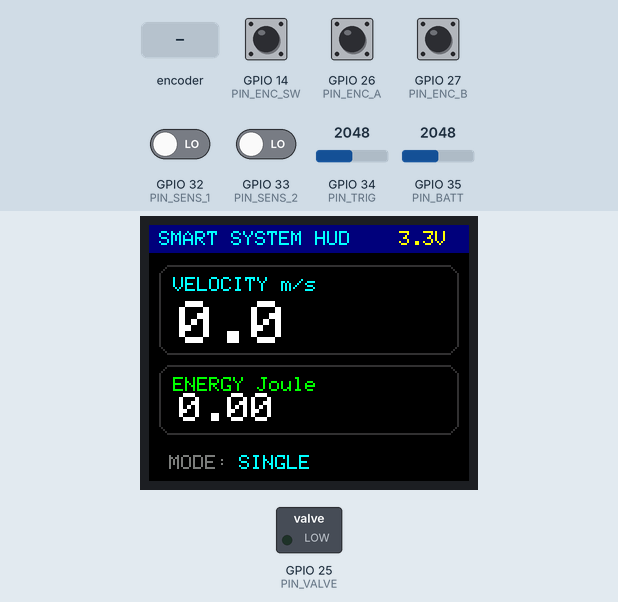
Simulated run of this sketch. Board: ESP32. Parts: 160×128 colour display, switched loads named in the sketch (green lamp = pin HIGH). Inputs (shaded band) come from the test bench; at power-on: GPIO 14 (PIN_ENC_SW), GPIO 26 (PIN_ENC_A), GPIO 27 (PIN_ENC_B) HIGH, GPIO 32 (PIN_SENS_1), GPIO 33 (PIN_SENS_2) LOW, GPIO 35 (PIN_BATT) = 2048, GPIO 34 (PIN_TRIG) = 2048. EEPROM starts erased.

Above: at 5.6 s.
5.7 s: GPIO 14 (PIN_ENC_SW) pulled LOW for 1 s
At 5.88 s:
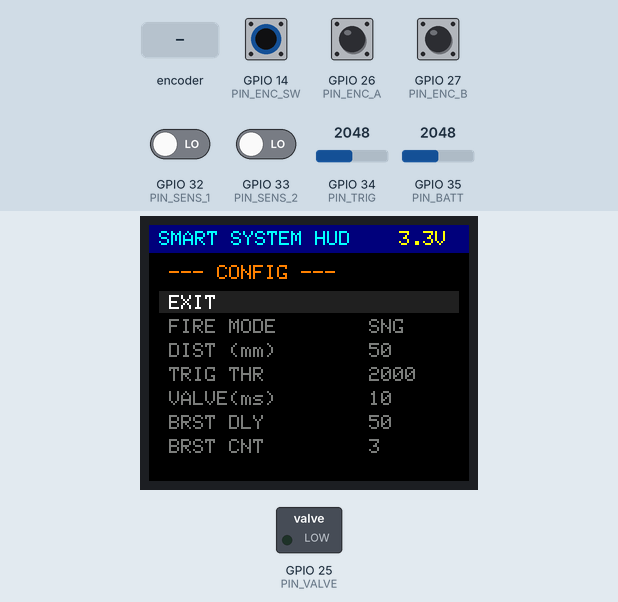
8.2 s: GPIO 35 (PIN_BATT) set to 1960
At 11.1 s:
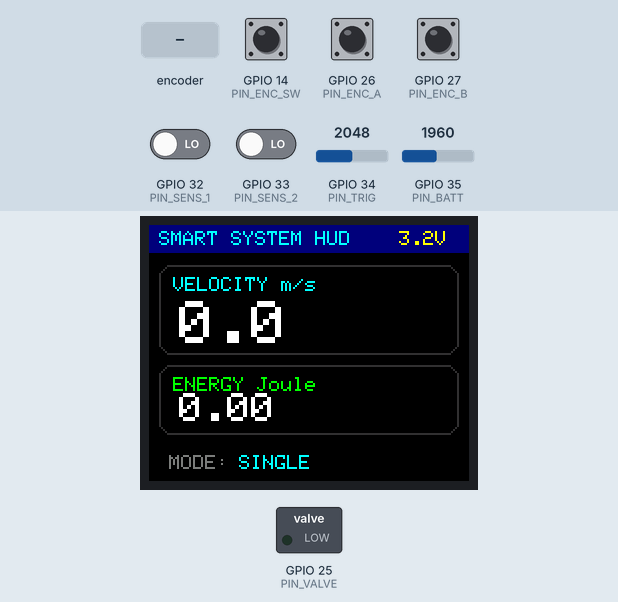
11.5 s: GPIO 14 (PIN_ENC_SW) pulled LOW for 0.15 s
At 12.6 s:
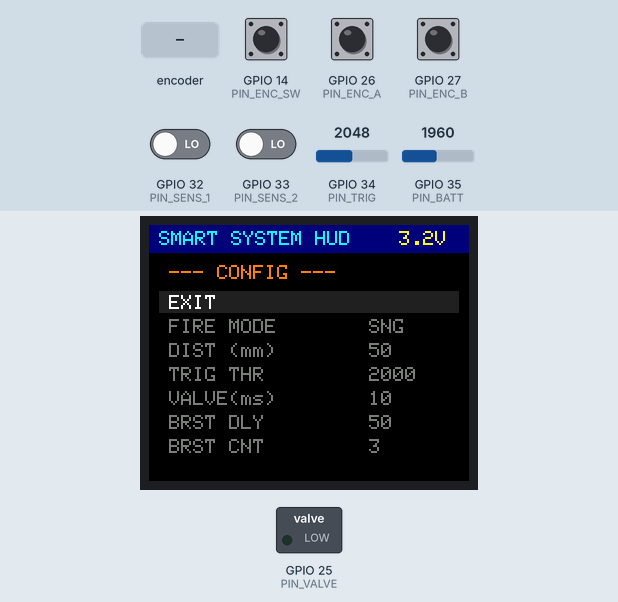
13.1 s: rotary encoder on GPIO 26 (PIN_ENC_A) / GPIO 27 (PIN_ENC_B) turned 3 steps (first pin leading)
At 14.1 s:
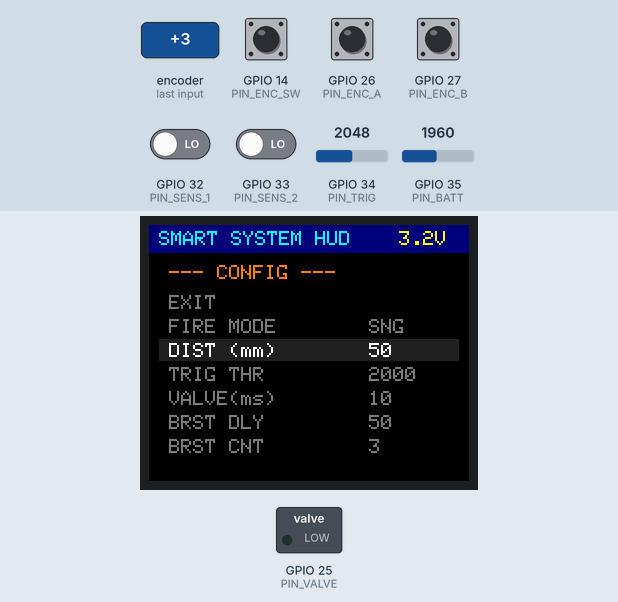
15.2 s: rotary encoder on GPIO 26 (PIN_ENC_A) / GPIO 27 (PIN_ENC_B) turned 3 steps (first pin leading)
At 16.7 s:
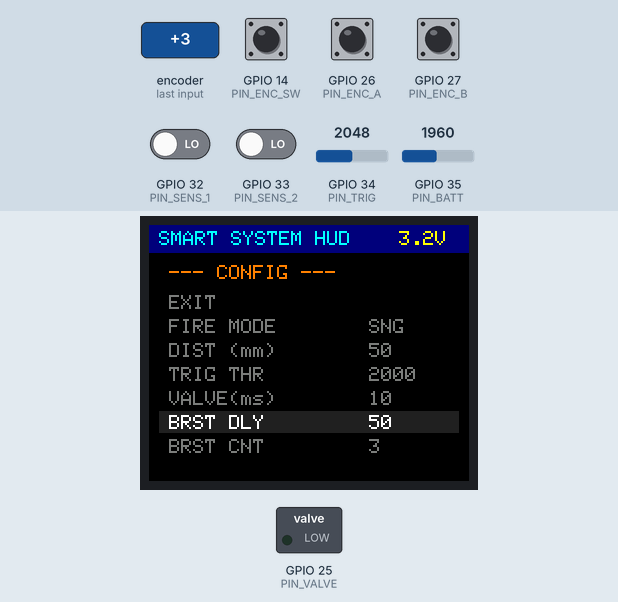
17.3 s: rotary encoder on GPIO 26 (PIN_ENC_A) / GPIO 27 (PIN_ENC_B) turned 1 step (first pin leading)
At 17.9 s:
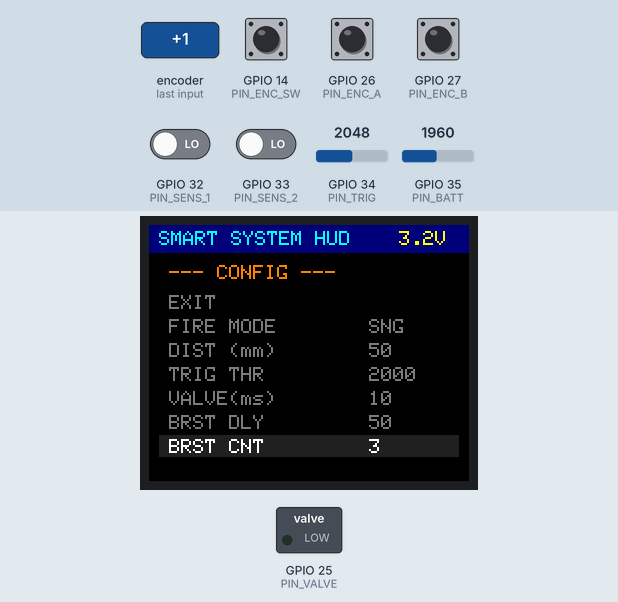
Timing chart, 0 to 20.0 s (numbered marks = the images above; inputs shaded):
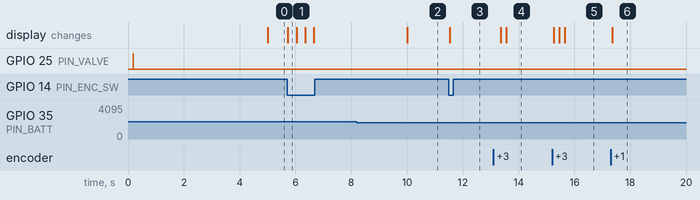

The sketch:

gun_v1.5.ino
```cpp
#include <Adafruit_GFX.h>
#include <Adafruit_ST7735.h>
#include <SPI.h>
#include <Preferences.h>

// ================= НАСТРОЙКИ ПИНОВ =================
#define TFT_CS     5
#define TFT_RST    4
#define TFT_DC     2
#define PIN_VALVE  25
#define PIN_TRIG   34
#define PIN_BATT   35
#define PIN_SENS_1 32
#define PIN_SENS_2 33
#define PIN_ENC_A  26
#define PIN_ENC_B  27
#define PIN_ENC_SW 14

#define ENC_STEPS  4

// ================= ПЕРЕМЕННЫЕ =================
Adafruit_ST7735 tft = Adafruit_ST7735(TFT_CS, TFT_DC, TFT_RST);
Preferences prefs;

float sensorDist = 50.0, bulletMass = 0.25, currentSpeed = 0.0, currentEnergy = 0.0, battVoltage = 0.0;
int trigThreshold = 2000, valveOpenTime = 10, burstDelay = 50, burstCount = 3, fireMode = 0;
bool triggerPressed = false, triggerWasReleased = true;

volatile unsigned long time1 = 0, time2 = 0;
volatile bool shotReady = false;
volatile int encoderPos = 0;
int lastMenuPos = 0, uiState = 0, menuIndex = 0;
unsigned long lastButtonPress = 0;
const int menuItemsCount = 7;
String menuNames[] = {"EXIT", "FIRE MODE", "DIST (mm)", "TRIG THR", "VALVE(ms)", "BRST DLY", "BRST CNT"};

// Цвета
#define COL_BG      0x0000
#define COL_ACCENT  0x07FF
#define COL_TEXT    0xFFFF
#define COL_FRAME   0x3186

// ================= СИСТЕМА ПРЕРЫВАНИЙ =================
void IRAM_ATTR isrChrono1() { time1 = micros(); }
void IRAM_ATTR isrChrono2() { if (time1 > 0) { time2 = micros(); shotReady = true; } }
void IRAM_ATTR isrEncoder() {
  static uint8_t old_AB = 0;
  static int8_t enc_states[] = {0,-1,1,0,1,0,0,-1,-1,0,0,1,0,1,-1,0};
  old_AB <<= 2; old_AB |= (digitalRead(PIN_ENC_A) << 1) | digitalRead(PIN_ENC_B);
  encoderPos += enc_states[(old_AB & 0x0f)];
}

void setup() {
  pinMode(PIN_VALVE, OUTPUT); digitalWrite(PIN_VALVE, LOW);
  pinMode(PIN_SENS_1, INPUT_PULLDOWN); pinMode(PIN_SENS_2, INPUT_PULLDOWN);
  pinMode(PIN_ENC_A, INPUT_PULLUP); pinMode(PIN_ENC_B, INPUT_PULLUP); pinMode(PIN_ENC_SW, INPUT_PULLUP);
  attachInterrupt(PIN_SENS_1, isrChrono1, RISING); attachInterrupt(PIN_SENS_2, isrChrono2, RISING);
  attachInterrupt(PIN_ENC_A, isrEncoder, CHANGE); attachInterrupt(PIN_ENC_B, isrEncoder, CHANGE);

  prefs.begin("gun_settings", false);
  sensorDist = prefs.getFloat("dist", 50.0); trigThreshold = prefs.getInt("trig", 2000);
  valveOpenTime = prefs.getInt("valve", 10); burstDelay = prefs.getInt("delay", 50);
  burstCount = prefs.getInt("burst", 3); fireMode = prefs.getInt("mode", 0);

  tft.initR(INITR_BLACKTAB); tft.setRotation(1);
  drawMainScreen();
}

void loop() {
  checkEncoder();
  if (uiState == 0) {
    checkChrono();
    checkTriggerAndFire();
    readBattery();
  }
  delay(10);
}

// ================= ОТРИСОВКА ГЛАВНОГО ЭКРАНА =================
void drawMainScreen() {
  tft.fillScreen(COL_BG);

  // Шапка
  tft.fillRect(0, 0, 160, 14, 0x000F);
  tft.setTextColor(COL_ACCENT); tft.setTextSize(1);
  tft.setCursor(5, 3); tft.print("SMART SYSTEM HUD");

  // Блок скорости (закругленный)
  tft.drawRoundRect(5, 20, 150, 45, 6, COL_FRAME);
  tft.setCursor(12, 26); tft.setTextColor(COL_ACCENT); tft.print("VELOCITY m/s");

  // Блок энергии (закругленный)
  tft.drawRoundRect(5, 70, 150, 35, 6, COL_FRAME);
  tft.setCursor(12, 76); tft.setTextColor(0x07E0); tft.print("ENERGY Joule");

  // Режим стрельбы внизу
  tft.setTextColor(0x7BEF);
  tft.setCursor(10, 115); tft.print("MODE:");

  updateMainData();
}

void updateMainData() {
  // Скорость (перерисовываем только цифры)
  tft.setTextSize(3); tft.setCursor(15, 38);
  tft.setTextColor(COL_TEXT, COL_BG);
  tft.print(currentSpeed, 1); tft.print("  ");

  // Энергия
  tft.setTextSize(2); tft.setCursor(15, 84);
  tft.setTextColor(COL_TEXT, COL_BG);
  tft.print(currentEnergy, 2); tft.print("  ");

  // Режим
  tft.setTextSize(1); tft.setCursor(45, 115);
  tft.setTextColor(COL_ACCENT, COL_BG);
  if(fireMode == 0) tft.print("SINGLE      ");
  else if(fireMode == 1) tft.print("BURST       ");
  else tft.print("AUTO        ");
  // Батарея в шапке
  tft.setTextColor(ST7735_YELLOW, 0x000F);
  tft.setCursor(125, 3); tft.print(battVoltage, 1); tft.print("V");
}

// ================= МЕНЮ (ИСПРАВЛЕННОЕ) =================
void drawMenu() {
  tft.fillRect(0, 14, 160, 114, COL_BG);
  tft.setTextColor(ST7735_ORANGE); tft.setCursor(10, 20); tft.print("--- CONFIG ---");

  for (int i = 0; i < menuItemsCount; i++) {
    int y = 35 + (i * 12);
    if (i == menuIndex) {
      tft.fillRect(5, y - 2, 150, 11, (uiState == 2) ? 0xF800 : 0x2104);
      tft.setTextColor(COL_TEXT);
    } else {
      tft.setTextColor(0x7BEF);
    }

    tft.setCursor(10, y); tft.print(menuNames[i]);

    // Значения (Теперь всё на своих местах)
    tft.setCursor(110, y);
    if (i == 1) tft.print((fireMode==0)?"SNG":(fireMode==1)?"BST":"AUTO");
    else if (i == 2) tft.print(sensorDist, 0);
    else if (i == 3) tft.print(trigThreshold);
    else if (i == 4) tft.print(valveOpenTime);
    else if (i == 5) tft.print(burstDelay); // Тот самый BRST DLY
    else if (i == 6) tft.print(burstCount);
  }
}

// ================= ЛОГИКА (БЕЗ ИЗМЕНЕНИЙ) =================
void checkTriggerAndFire() {
  int tv = analogRead(PIN_TRIG);
  triggerPressed = (tv > trigThreshold);
  if (triggerPressed && triggerWasReleased) {
    if (fireMode <= 1) {
      int s = (fireMode == 0) ? 1 : burstCount;
      for(int i=0; i<s; i++){ fireValve(); if(s>1) delay(burstDelay); }
      triggerWasReleased = false;
    }
  }
  if (triggerPressed && fireMode == 2) { fireValve(); delay(burstDelay); triggerWasReleased = false; }
  if (tv < (trigThreshold - 200)) triggerWasReleased = true;
}

void fireValve() {
  time1 = 0; time2 = 0; shotReady = false;
  digitalWrite(PIN_VALVE, HIGH); delay(valveOpenTime); digitalWrite(PIN_VALVE, LOW);
}

void checkChrono() {
  if (shotReady) {
    unsigned long td = time2 - time1;
    if (td > 0 && td < 1000000) {
      currentSpeed = (sensorDist / 1000.0) / (td / 1000000.0);
      currentEnergy = (bulletMass / 1000.0) * (currentSpeed * currentSpeed) / 2.0;
      updateMainData();
    }
    shotReady = false;
  }
}

void readBattery() {
  static unsigned long lb = 0;
  if (millis() - lb > 5000) {
    battVoltage = (analogRead(PIN_BATT) / 4095.0) * 6.6;
    lb = millis(); updateMainData();
  }
}

void checkEncoder() {
  int cp = encoderPos / ENC_STEPS;
  int d = cp - lastMenuPos;
  if (d != 0) {
    lastMenuPos = cp;
    if (uiState == 1) { menuIndex = constrain(menuIndex + d, 0, menuItemsCount - 1); drawMenu(); }
    else if (uiState == 2) {
      if (menuIndex == 1) fireMode = constrain(fireMode + d, 0, 2);
      if (menuIndex == 2) sensorDist += d;
      if (menuIndex == 3) trigThreshold = constrain(trigThreshold + (d * 50), 0, 4000);
      if (menuIndex == 4) valveOpenTime = constrain(valveOpenTime + d, 1, 100);
      if (menuIndex == 5) burstDelay = constrain(burstDelay + (d * 5), 10, 500);
      if (menuIndex == 6) burstCount = constrain(burstCount + d, 2, 20);
      drawMenu();
    }
  }
  if (digitalRead(PIN_ENC_SW) == LOW && millis() - lastButtonPress > 300) {
    lastButtonPress = millis();
    if (uiState == 0) { uiState = 1; drawMenu(); }
    else if (uiState == 1) { if (menuIndex == 0) { uiState = 0; drawMainScreen(); } else { uiState = 2; drawMenu(); } }
    else if (uiState == 2) { uiState = 1; saveSettings(); drawMenu(); }
  }
}

void saveSettings() {
  prefs.putFloat("dist", sensorDist); prefs.putInt("trig", trigThreshold);
  prefs.putInt("valve", valveOpenTime); prefs.putInt("delay", burstDelay); prefs.putInt("burst", burstCount);
}
```

Measured:
- after the input at 5.7 s, the display: changes at once (image 1)
- after the input at 8.2 s, the display: changes after 1.8 s (image 2)
- after the input at 11.5 s, the display: changes at once (image 3)
- after the input at 13.1 s, the display: first changes after 0.25 s (image 4 shows a later state)
- after the input at 15.2 s, the display: first changes after 0.06 s (image 5 shows a later state)
- after the input at 17.3 s, the display: changes after 0.05 s (image 6)
